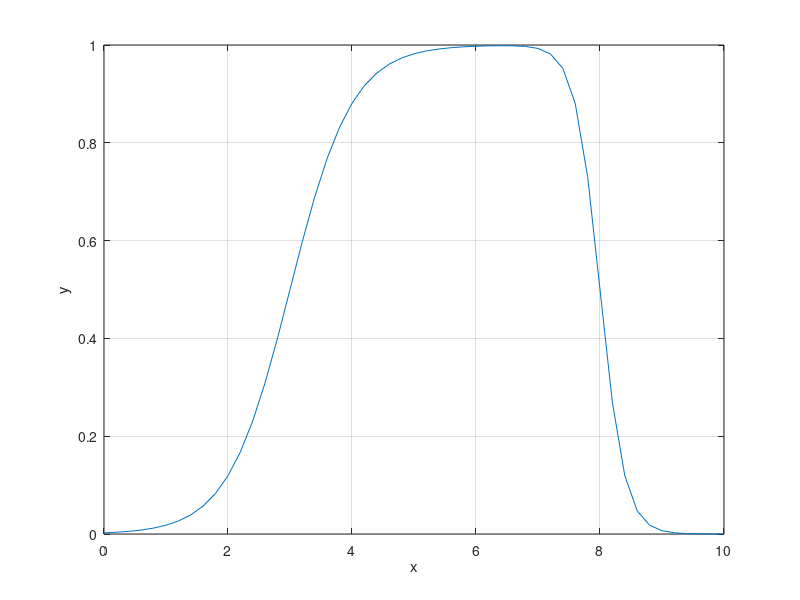

Here is the MATLAB script that generated this plot:
%{
% Скрипт демонструє побудову комбінованої сигмоїдальної функції psigmf як добутку зростаючої та спадної сигмоїд.
% Мета – показати, як зміна параметрів двох сигмоїд формує “дзвонову” форму нечіткого терма.
% Кроки: сформувати універсум дискурсу, задати параметри сигмоїд, обчислити комбіновану функцію та візуалізувати її.
%}
x = (0:0.2:10); % Формує вектор значень універсуму дискурсу від 0 до 10 з кроком 0.2
params1 = [2 3]; % Набір параметрів для першої (зростаючої) сигмоїдальної функції
params2 = [-5 8]; % Набір параметрів для другої (спадної) сигмоїдальної функції
y = psigmf(x, [params1 params2]); % Обчислює комбіновану сигмоїдальну функцію на основі двох наборів параметрів
plot(x,y); % Будує графік отриманої комбінованої функції належності
grid; % Вмикає сітку для полегшення аналізу кривої
ylabel('y'); % Підписує вісь ординат як значення ступеня належності
xlabel('x') % Пояснює вісь абсцис як універсум дискурсу